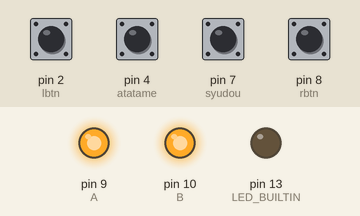
The sketch below on a simulated Arduino Nano, built with avr-gcc and run on an emulated ATmega328P. Parts: output pins drawn as LEDs (lit = HIGH). Dashed ring = blinking. The inputs (shaded band) are chosen by the test bench; at power-on: pin 2 (lbtn), pin 4 (atatame), pin 7 (syudou), pin 8 (rbtn) HIGH.

Above: at 1.2 s.
1.3 s: pin 2 (lbtn) pulled LOW for 0.15 s
At 1.4 s:
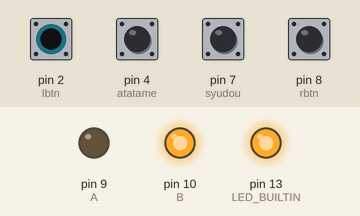
3.0 s: pin 4 (atatame) pulled LOW for 0.15 s
At 3.15 s:
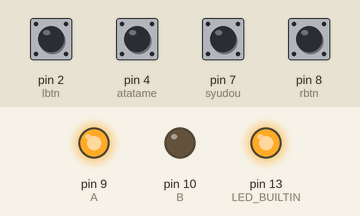
5.1 s: pin 7 (syudou) pulled LOW for 0.15 s
At 5.55 s:
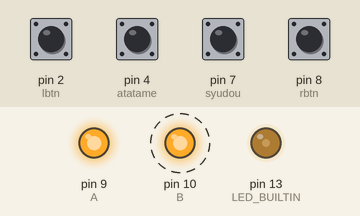
8.1 s: pin 8 (rbtn) pulled LOW for 1 s
At 10.3 s:
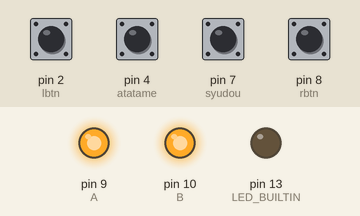
10.6 s: pin 4 (atatame) pulled LOW for 1 s
At 11.75 s:
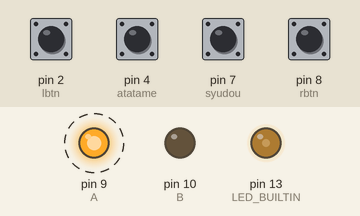
13.6 s: pin 7 (syudou) pulled LOW for 1 s
At 15.35 s:
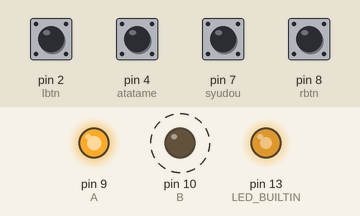
Timing chart, 0 to 17.6 s (numbered marks = the images above; inputs shaded):
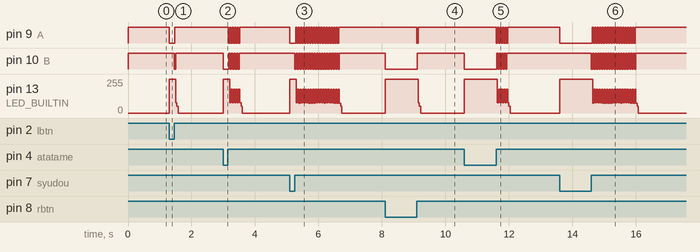

Measured:
- after the input at 1.3 s, pin 9 (A): HIGH → LOW at once, → HIGH 0.18 s later; pin 10 (B): HIGH → LOW after 0.16 s, → HIGH 0.04 s later; pin 13 (LED_BUILTIN): 0/255 → 255/255 at once, → 0/255 0.20 s later
- after the input at 3.0 s, pin 9 (A): alternates HIGH for 0.04 s and LOW for 0.04 s, 10 changes in all, then stays HIGH, starting after 0.16 s; pin 10 (B): HIGH → LOW at once, then repeats every 0.08 s: HIGH 0.04 s, LOW 0.04 s, until it stays HIGH from 3.5 s
- after the input at 5.1 s, pin 9 (A): HIGH → LOW at once, then repeats every 0.08 s: HIGH 0.04 s, LOW 0.04 s, until it stays HIGH from 6.6 s; pin 10 (B): alternates HIGH for 0.04 s and LOW for 0.04 s, 36 changes in all, then stays HIGH, starting after 0.16 s
- after the input at 8.1 s, pin 9 (A): HIGH → LOW after 1.0 s, → HIGH 0.04 s later; pin 10 (B): HIGH → LOW at once, → HIGH 1.0 s later; pin 13 (LED_BUILTIN): 0/255 → 255/255 at once, → 0/255 1.0 s later
- after the input at 10.6 s, pin 9 (A): alternates HIGH for 0.04 s and LOW for 0.04 s, 10 changes in all, then stays HIGH, starting after 1.0 s; pin 10 (B): HIGH → LOW at once, then repeats every 0.08 s: HIGH 0.04 s, LOW 0.04 s, until it stays HIGH from 11.9 s
- after the input at 13.6 s, pin 9 (A): HIGH → LOW at once, then repeats every 0.08 s: HIGH 0.04 s, LOW 0.04 s, until it stays HIGH from 16.0 s; pin 10 (B): alternates HIGH for 0.04 s and LOW for 0.04 s, 36 changes in all, then stays HIGH, starting after 1.0 s

The sketch:

ax-l1.ino
```cpp
/*
AX-L1

使用デバイス:Arduino Nano(中華)
ボード:Arduino Nano
プロセッサ:ATmega328P(Old Bootloader)
中華CH340は自動でCOMポートとして認識された(TH50 Windows11)
sysclk = 16MHz

timer0 : 8bit   5,6pin delay(),millis(),micros() 977Hz
timer1 : 16bit  9,10pin servo_lib 490Hz
timer2 : 8bit   3,11pin tone() 490Hz

タクトスイッチ
周期:200msec
ON幅:100msec(duty:50%)
A,B相の位相ズレ:50msec(90°)

温め3-1
手動温め29


MAP
Digital 2,4,7,8    : Internal Pull Up push:LOW
Digital 3  timer2  : MStimer2
Digital 9  timer1  : ロータリーエンコーダへ
Digital 10 timer1  : ロータリーエンコーダへ 相は現場で
Digital 11 timer2  : MStimer2
*/

#include <MsTimer2.h>

#define lbtn 2
#define atatame 4
#define syudou 7
#define rbtn 8
#define A 9
#define B 10

char FLG = 0;
char FLG1 = 0;
char FLG2 = 0;
char cnt = 0;
char cnt1 = 0;
char mscnt = 0;
char outselect = 0; // right
char pulsecnt = 0; // パルスの数 1pulse(H-L):2,2pulse(H-L-H-L):4,3pulse:6

void pulseout(void){
  if(FLG == 1){
    if(cnt < pulsecnt*2){
      if(FLG2 == 0){
        if(outselect == 0){
          digitalWrite(A,HIGH);
        }
        else{
          digitalWrite(B,HIGH);
        }
        digitalWrite(LED_BUILTIN,HIGH);
      }
      else{
        if(outselect == 0){
          digitalWrite(A,LOW);
        }
        else{
          digitalWrite(B,LOW);
        }
        digitalWrite(LED_BUILTIN,LOW);
      }

      if(FLG1 == 0){
        if(outselect == 0){
          digitalWrite(B,LOW);
        }
        else{
          digitalWrite(A,LOW);
        }
        digitalWrite(LED_BUILTIN,HIGH);
      }
      else{
        if(outselect == 0){
          digitalWrite(B,HIGH);
        }
        else{
          digitalWrite(A,HIGH);
        }
        digitalWrite(LED_BUILTIN,LOW);
      }
      if(mscnt == 1){ // 50msecずらす
        if(cnt1 == 0){
          FLG2=!FLG2;
        }
        cnt1 = 1;
      }
      if(mscnt == 2){ // 50msec*2=100msec
        FLG1 = !FLG1;
        mscnt = 0;
        cnt++;
        cnt1 = 0;
      }

    }
    else{
      cnt = 0;
      FLG = 0;
      FLG1 = 0;
      FLG2 = 0;
      digitalWrite(LED_BUILTIN,HIGH);
    }
  }
  else{
    digitalWrite(A,HIGH);
    digitalWrite(B,HIGH);
    digitalWrite(LED_BUILTIN,LOW);
  }
}

void buttonkanshi(void){
  mscnt++;
  if(mscnt >= 100){
    mscnt = 0;
  }

  unsigned char leftval = 0;
  unsigned char rightval = 0;
  unsigned char atatameval = 0;
  unsigned char syudouval = 0;

  leftval = digitalRead(lbtn);
  if(leftval == 0){
    FLG = 1;
    mscnt = 0;
    outselect = 1;
    pulsecnt = 1;
  }

  rightval = digitalRead(rbtn);
  if(rightval == 0){
    FLG = 1;
    mscnt = 0;
    outselect = 0;
    pulsecnt = 1;
  }

 atatameval = digitalRead(atatame);
  if(atatameval == 0){
    FLG = 1;
    mscnt = 0;
    outselect = 0;
    pulsecnt = 5;
  }

 syudouval = digitalRead(syudou);
  if(syudouval == 0){
    FLG = 1;
    mscnt = 0;
    outselect = 1;
    pulsecnt = 18;
  }
}

void setup() {
  MsTimer2::set(20,buttonkanshi); // 50msec period
  MsTimer2::start();
  //Serial.begin(9600);

  pinMode(lbtn, INPUT_PULLUP);
  pinMode(rbtn,INPUT_PULLUP);
  pinMode(atatame, INPUT_PULLUP);
  pinMode(syudou,INPUT_PULLUP);

  pinMode(A,OUTPUT);
  pinMode(B,OUTPUT);

  pinMode(LED_BUILTIN,OUTPUT);

}

void loop() {
  pulseout();
}
```
